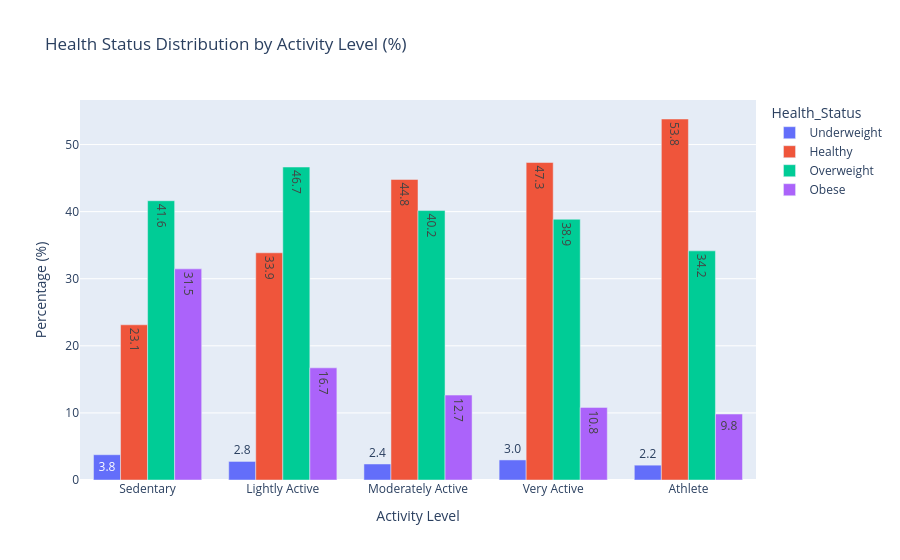

The notebook cell this image was saved under:
### Markdown cell above
## Health Status Distribution by Activity Level

### Code cell
health_order = [
    'Underweight',
    'Healthy',
    'Overweight',
    'Obese'
]

activity_order = [
    'Sedentary',
    'Lightly Active',
    'Moderately Active',
    'Very Active',
    'Athlete'
]

# Percentage distribution
cross = (
    pd.crosstab(
        df['Activity_Level'],
        df['Health_Status'],
        normalize='index'
    ) * 100
)

cross = cross[health_order].reindex(activity_order)

plot_df = (
    cross.reset_index()
        .melt(
            id_vars='Activity_Level',
            var_name='Health_Status',
            value_name='Percentage'
        )
)

fig = px.bar(
    plot_df,
    x='Activity_Level',
    y='Percentage',
    color='Health_Status',
    barmode='group',  # grouped bars
    category_orders={
        'Activity_Level': activity_order,
        'Health_Status': health_order
    },
    text_auto='.1f',
    title='Health Status Distribution by Activity Level (%)'
)

fig.update_layout(
    yaxis_title='Percentage (%)',
    xaxis_title='Activity Level'
)

fig.show()

### Figure 1 — Plotly figure (JSON) as saved in the notebook; plotly's stock layout.template omitted (floating-point values rounded to 4 significant figures)
{"data": [{"alignmentgroup": "True", "hovertemplate": "Health_Status=Underweight<br>Activity_Level=%{x}<br>Percentage=%{y}<extra></extra>", "legendgroup": "Underweight", "marker": {"color": "#636efa", "pattern": {"shape": ""}}, "name": "Underweight", "offsetgroup": "Underweight", "orientation": "v", "showlegend": true, "textposition": "auto", "texttemplate": "%{y:.1f}", "type": "bar", "x": ["Sedentary", "Lightly Active", "Moderately Active", "Very Active", "Athlete"], "xaxis": "x", "y": [3.766, 2.766, 2.386, 2.99, 2.211], "yaxis": "y"}, {"alignmentgroup": "True", "hovertemplate": "Health_Status=Healthy<br>Activity_Level=%{x}<br>Percentage=%{y}<extra></extra>", "legendgroup": "Healthy", "marker": {"color": "#EF553B", "pattern": {"shape": ""}}, "name": "Healthy", "offsetgroup": "Healthy", "orientation": "v", "showlegend": true, "textposition": "auto", "texttemplate": "%{y:.1f}", "type": "bar", "x": ["Sedentary", "Lightly Active", "Moderately Active", "Very Active", "Athlete"], "xaxis": "x", "y": [23.13, 33.87, 44.8, 47.32, 53.81], "yaxis": "y"}, {"alignmentgroup": "True", "hovertemplate": "Health_Status=Overweight<br>Activity_Level=%{x}<br>Percentage=%{y}<extra></extra>", "legendgroup": "Overweight", "marker": {"color": "#00cc96", "pattern": {"shape": ""}}, "name": "Overweight", "offsetgroup": "Overweight", "orientation": "v", "showlegend": true, "textposition": "auto", "texttemplate": "%{y:.1f}", "type": "bar", "x": ["Sedentary", "Lightly Active", "Moderately Active", "Very Active", "Athlete"], "xaxis": "x", "y": [41.63, 46.65, 40.16, 38.87, 34.15], "yaxis": "y"}, {"alignmentgroup": "True", "hovertemplate": "Health_Status=Obese<br>Activity_Level=%{x}<br>Percentage=%{y}<extra></extra>", "legendgroup": "Obese", "marker": {"color": "#ab63fa", "pattern": {"shape": ""}}, "name": "Obese", "offsetgroup": "Obese", "orientation": "v", "showlegend": true, "textposition": "auto", "texttemplate": "%{y:.1f}", "type": "bar", "x": ["Sedentary", "Lightly Active", "Moderately Active", "Very Active", "Athlete"], "xaxis": "x", "y": [31.47, 16.72, 12.66, 10.82, 9.828], "yaxis": "y"}], "layout": {"barmode": "group", "legend": {"title": {"text": "Health_Status"}, "tracegroupgap": 0}, "title": {"text": "Health Status Distribution by Activity Level (%)"}, "xaxis": {"anchor": "y", "categoryarray": ["Sedentary", "Lightly Active", "Moderately Active", "Very Active", "Athlete"], "categoryorder": "array", "domain": [0, 1], "title": {"text": "Activity Level"}}, "yaxis": {"anchor": "x", "domain": [0, 1], "title": {"text": "Percentage (%)"}}}}
